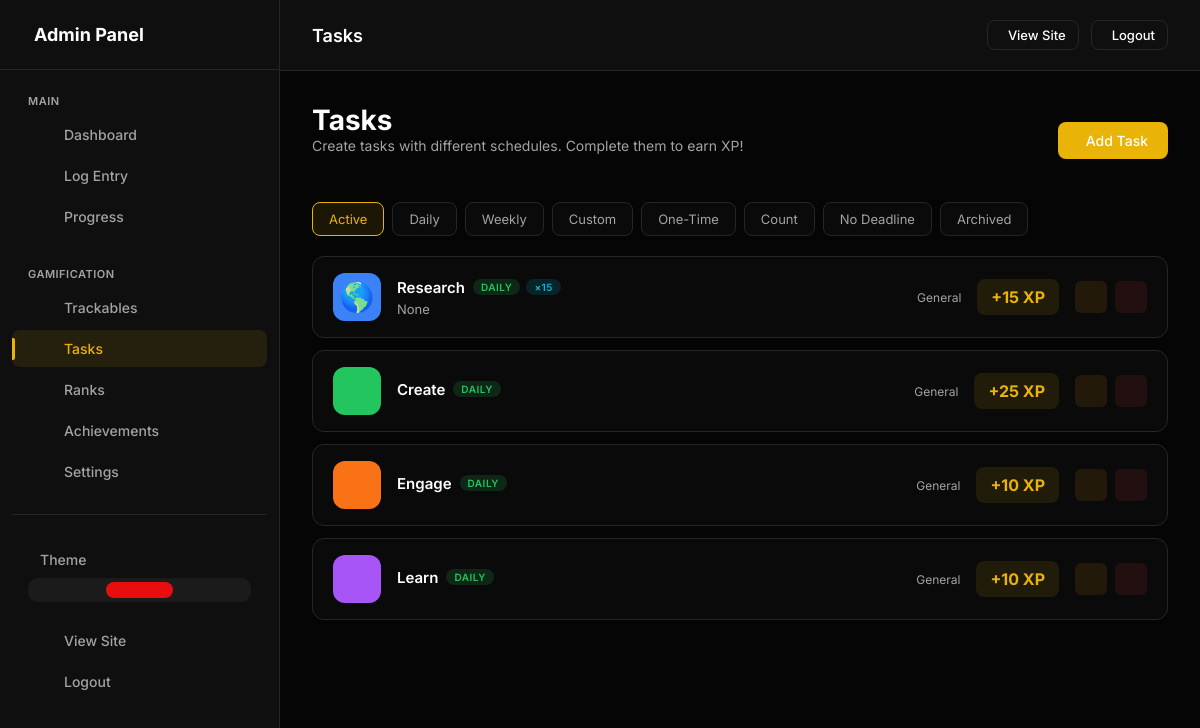
Screenshot of /admin/daily-tasks (signed in) with the database file from the repository.
### models.py (models this page shows, shortened)
class UserSettings(db.Model):
    __tablename__ = 'user_settings'
    id = db.Column(db.Integer, primary_key=True)
    user_id = db.Column(db.Integer, db.ForeignKey('users.id'), nullable=False, unique=True, index=True)
    accent_color = db.Column(db.String(20), default='#e90e0e')
    points_name = db.Column(db.String(20), default='XP')  # "XP", "Points", "Coins", etc.
    points_icon = db.Column(db.String(50), default='ph-lightning')
    daily_xp_goal = db.Column(db.Integer, default=50)
    perfect_day_bonus = db.Column(db.Integer, default=50)
    perfect_week_bonus = db.Column(db.Integer, default=500)
    streak_bonus_per_day = db.Column(db.Integer, default=5)  # Extra XP per streak day
    show_xp_animations = db.Column(db.Boolean, default=True)
    dark_mode = db.Column(db.Boolean, default=True)
    compact_view = db.Column(db.Boolean, default=False)
    show_dashboard_header = db.Column(db.Boolean, default=True)
    enable_youtube_sync = db.Column(db.Boolean, default=False)
    always_show_confetti = db.Column(db.Boolean, default=False)
    created_at = db.Column(db.DateTime, default=datetime.utcnow)
    updated_at = db.Column(db.DateTime, default=datetime.utcnow, onupdate=datetime.utcnow)

class UserDailyTask(db.Model):
    __tablename__ = 'user_daily_tasks'
    id = db.Column(db.Integer, primary_key=True)
    user_id = db.Column(db.Integer, db.ForeignKey('users.id'), nullable=False, index=True)
    name = db.Column(db.String(100), nullable=False)
    slug = db.Column(db.String(100), nullable=False)
    description = db.Column(db.String(500))
    task_type = db.Column(db.String(20), default='normal')  # 'normal', 'count'
    target_count = db.Column(db.Integer, default=1)  # For count tasks: how many times to complete
    repeat_type = db.Column(db.String(20), default='daily')
    repeat_interval = db.Column(db.Integer, default=1)  # For 'custom': every X units
    repeat_unit = db.Column(db.String(10), default='day')  # 'day', 'week', 'month'
    repeat_days = db.Column(db.String(50))  # For 'weekly': JSON array like "[1,3,5]" for Mon/Wed/Fri
    repeat_day_of_month = db.Column(db.Integer)  # For 'monthly': which day (1-31)
    due_date = db.Column(db.Date)  # For 'once' tasks: when it's due
    completed_date = db.Column(db.Date)  # For 'once' tasks: when completed
    ebbinghaus_level = db.Column(db.Integer, default=0)  # Current level in spaced repetition
    next_due_date = db.Column(db.Date)  # When the task is next due
    xp_value = db.Column(db.Integer, default=10)
    xp_per_count = db.Column(db.Integer, default=0)  # For count tasks: XP per completion (0 = only on full completion)
    streak_bonus = db.Column(db.Boolean, default=True)  # Eligible for streak bonuses
    icon = db.Column(db.String(50), default='ph-check-circle')
    color = db.Column(db.String(20), default='#10b981')
    emoji = db.Column(db.String(10))
    display_order = db.Column(db.Integer, default=0)
    is_active = db.Column(db.Boolean, default=True)
    is_pinned = db.Column(db.Boolean, default=False)
    category = db.Column(db.String(50), default='general')  # 'health', 'work', 'learning', 'habits', 'general'
    created_at = db.Column(db.DateTime, default=datetime.utcnow)
    updated_at = db.Column(db.DateTime, default=datetime.utcnow, onupdate=datetime.utcnow)
    completions = db.relationship('TaskCompletion', backref='task', lazy=True, cascade='all, delete-orphan')

### app.py (the view)
    @app.route('/admin/daily-tasks')
    @admin_required
    def admin_daily_tasks():
        tasks = UserDailyTask.query.filter_by(
            user_id=current_user.id
        ).order_by(UserDailyTask.display_order).all()
        return render_template('admin/daily_tasks.html', tasks=tasks)

### templates/admin/daily_tasks.html (shortened to what this page needs)
{% extends "admin/base.html" %}
{% block page_title %}Tasks{% endblock %}
{% block content %}
<div class="page-header">
    <div>
        <h1 class="page-title">Tasks</h1>
        <p class="page-intro">Create tasks with different schedules. Complete them to earn {{ points_name }}!</p>
    </div>
    <div class="page-actions">
        <a href="{{ url_for('admin_daily_task_add') }}" class="btn btn-primary">
             Add Task
        </a>
    </div>
</div>
<div class="filter-tabs">
    <button class="filter-tab active" data-filter="all">Active</button>
    <button class="filter-tab" data-filter="daily">Daily</button>
    <button class="filter-tab" data-filter="weekly">Weekly</button>
    <button class="filter-tab" data-filter="custom">Custom</button>
    <button class="filter-tab" data-filter="once">One-Time</button>
    <button class="filter-tab" data-filter="count">Count</button>
    <button class="filter-tab" data-filter="none">No Deadline</button>
    <button class="filter-tab" data-filter="archived">Archived</button>
</div>
{% if tasks %}
<div class="tasks-list">
    {% for task in tasks %}
    {% set is_archived = task.completed_date and task.repeat_type in ('once', 'none') %}
    <div class="task-row {% if not task.is_active %}inactive{% endif %} {% if task.is_pinned %}pinned{% endif %} {% if is_archived %}archived{% endif %}"
        data-repeat="{{ task.repeat_type }}" data-type="{{ task.task_type }}"
        data-archived="{{ 'true' if is_archived else 'false' }}" {% if is_archived %}style="opacity: 0.6;" {% endif %}>
        <div class="task-icon-box" style="background: {{ task.color }}; color: {{ task.color }}">
            {% if task.emoji %}
            <span style="font-size: 28px;">{{ task.emoji }}</span>
            {% else %}
            <i class="ph {{ task.icon }}"></i>
            {% endif %}
        </div>
        <div class="task-info">
            <div class="task-name">
                {{ task.name }}
                <div class="task-badges">
                    <span class="task-badge repeat-{{ task.repeat_type }}">
                        {% if task.repeat_type == 'none' %}No Deadline
                        {% elif task.repeat_type == 'daily' %}Daily
                        {% elif task.repeat_type == 'weekdays' %}Weekdays
                        {% elif task.repeat_type == 'weekends' %}Weekends
                        {% elif task.repeat_type == 'weekly' %}Weekly
                        {% elif task.repeat_type == 'monthly' %}Monthly
                        {% elif task.repeat_type == 'yearly' %}Yearly
                        {% elif task.repeat_type == 'custom' %}Every {{ task.repeat_interval }} {{ task.repeat_unit or
                        'day' }}{% if task.repeat_interval > 1 %}s{% endif %}
                        {% elif task.repeat_type == 'once' %}One-Time
                        {% elif task.repeat_type == 'ebbinghaus' %}Spaced
                        {% elif task.repeat_type == 'unlimited' %}Unlimited
                        {% else %}{{ task.repeat_type|capitalize }}
                        {% endif %}
                    </span>
                    {% if task.task_type == 'count' %}
                    <span class="task-badge type-count">×{{ task.target_count }}</span>
                    {% endif %}
                </div>
            </div>
            {% if task.description %}
            <div class="task-description">{{ task.description }}</div>
            {% endif %}
        </div>
        <div class="task-meta">
            <span class="task-category">
                 {{ task.category|capitalize }}
            </span>
            <div class="task-xp">
                +{{ task.xp_value }} {{ points_name }}
            </div>
        </div>
        <div class="task-actions">
            <a href="{{ url_for('admin_daily_task_edit', id=task.id) }}" class="action-btn edit" title="Edit">
            </a>
            <form action="{{ url_for('admin_daily_task_delete', id=task.id) }}" method="post"
                onsubmit="return confirmDelete(this, 'Task')" style="display: inline;">
                <button type="submit" class="action-btn delete" title="Delete">
                </button>
            </form>
        </div>
    </div>
    {% endfor %}
</div>
{% endif %}
{% endblock %}

### templates/admin/base.html (style rules this page uses)
:root, [data-theme="dark"] { --bg-body: #050505; --bg-card: #0f0f0f; --bg-card-hover: #141414; --border: #262626; --accent: #e90e0e; --accent-rgb: 233, 14, 14; --accent-hover: #c70202; --text-main: #ffffff; --text-muted: #a3a3a3; --font-sans: 'Inter', sans-serif; --font-mono: 'JetBrains Mono', monospace; --success: #10b981; --warning: #f59e0b; --danger: #ef4444; }
* { margin: 0; padding: 0; box-sizing: border-box; }
body { background-color: var(--bg-body); color: var(--text-main); font-family: var(--font-sans); overflow-x: hidden; -webkit-font-smoothing: antialiased; min-height: 100vh; }
a { text-decoration: none; color: inherit; transition: 0.3s; }
button { border: none; background: none; cursor: pointer; font-family: inherit; }
.page-header { display: flex; justify-content: space-between; align-items: center; margin-bottom: 24px; flex-wrap: wrap; gap: 16px; }
.page-title { font-size: 28px; font-weight: 700; }
.page-actions { display: flex; gap: 12px; align-items: center; }
.action-btn { width: 32px; height: 32px; border-radius: 6px; display: flex; align-items: center; justify-content: center; transition: all 0.2s; cursor: pointer; border: 1px solid transparent; }
.action-btn.edit { background: rgba(245, 158, 11, 0.1); color: #f59e0b; }
.action-btn.delete { background: rgba(239, 68, 68, 0.1); color: #ef4444; }
.btn { padding: 10px 20px; border-radius: 8px; font-size: 14px; font-weight: 500; transition: all 0.3s ease; display: inline-flex; align-items: center; gap: 8px; cursor: pointer; border: none; }
.btn-primary { background: var(--accent); color: #fff; }

### templates/admin/daily_tasks.html (style rules this page uses)
.page-intro { margin-bottom: 24px; color: var(--text-muted); font-size: 14px; }
.filter-tabs { display: flex; gap: 8px; margin-bottom: 20px; flex-wrap: wrap; }
.filter-tab { padding: 8px 16px; border-radius: 8px; border: 1px solid var(--border); background: rgba(255, 255, 255, 0.02); color: var(--text-muted); cursor: pointer; font-size: 13px; transition: all 0.2s; }
.filter-tab.active { border-color: var(--accent); background: rgba(var(--accent-rgb), 0.1); color: var(--accent); }
.tasks-list { display: flex; flex-direction: column; gap: 12px; }
.task-row { background: rgba(255, 255, 255, 0.02); border: 1px solid var(--border); border-radius: 12px; padding: 16px 20px; display: flex; align-items: center; gap: 16px; transition: all 0.2s; }
.task-icon-box { width: 48px; height: 48px; border-radius: 12px; display: flex; align-items: center; justify-content: center; font-size: 24px; flex-shrink: 0; }
.task-info { flex: 1; min-width: 0; }
.task-name { font-weight: 600; font-size: 15px; margin-bottom: 4px; display: flex; align-items: center; gap: 8px; }
.task-badges { display: flex; gap: 6px; flex-wrap: wrap; }
.task-badge { font-size: 10px; padding: 2px 8px; border-radius: 10px; background: rgba(255, 255, 255, 0.08); color: var(--text-muted); font-weight: 600; text-transform: uppercase; letter-spacing: 0.5px; }
.task-badge.repeat-daily { background: rgba(34, 197, 94, 0.15); color: #22c55e; }
.task-badge.type-count { background: rgba(6, 182, 212, 0.15); color: #06b6d4; }
.task-description { font-size: 13px; color: var(--text-muted); margin-top: 2px; }
.task-meta { display: flex; gap: 16px; align-items: center; }
.task-xp { font-size: 16px; font-weight: 700; color: var(--accent); padding: 8px 14px; background: rgba(var(--accent-rgb), 0.1); border-radius: 8px; white-space: nowrap; }
.task-category { font-size: 12px; color: var(--text-muted); display: flex; align-items: center; gap: 4px; }
.task-actions { display: flex; gap: 8px; }

### rows the page displays
UserSettings: points_name "XP"
UserDailyTask: emoji "🌎", name "Research", repeat_type "DAILY", target_count "15", description "None", category "General", xp_value "15"
UserDailyTask: name "Create", repeat_type "DAILY", category "General", xp_value "25"
UserDailyTask: name "Engage", repeat_type "DAILY", category "General", xp_value "10"
UserDailyTask: name "Learn", repeat_type "DAILY", category "General", xp_value "10"
